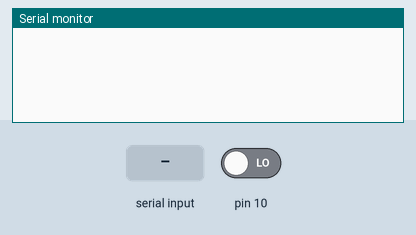
Simulated run of this sketch. Board: Arduino Uno, built with avr-gcc and run on an emulated ATmega328P. Parts: the last lines printed to the serial monitor. The test bench sets the inputs (shaded band); at power-on: pin 10 LOW.

Above: at 1.7 s.
1.8 s: "1\n" received over the second serial link
At 2.5 s:
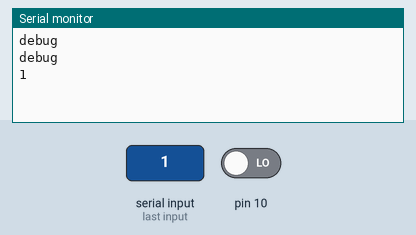
3.3 s: "0\n" received over the second serial link
At 3.6 s:
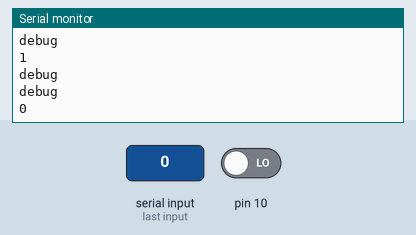

The sketch:

examplerx.ino
```cpp
#include <SoftwareSerial.h>

SoftwareSerial IM920Serial(8, 9); // ソフトウエアシリアル
int busy = 0;
String inputstr = "";

void setup() {
 Serial.begin(19200);
 IM920Serial.begin(19200); // ソフトウエアシリアル 初期化
 pinMode(10, INPUT);       // Busy 信号 Pin10 入力

 while (!IM920Serial & !Serial ) { ; }
 delay(500);

 //デバイス登録機能。不揮発領域に書き込むので、あまり使わない
 //device_reg_process();
}

void loop()
{
 do {
    busy = digitalRead(10); // Busy 信号 読み取り
 } while (busy != 0); // Busy なら Loop

  while (IM920Serial.available()) {

  Serial.println("debug");

    readPacket();
  };

  if (inputstr[-1] = '\n' && inputstr != "") {
//    sample:AB,0001,7C:13,57,9B,DF,02,46,8A,CE
    Serial.println(inputstr);
    inputstr = "";
  }

  delay(100);
 }

void readPacket() {
  inputstr += (char)IM920Serial.read();;
}

void sendPacket(String packet) {
  Serial.println("Send" + packet);
  IM920Serial.println(packet);
  delay(3000);
  while (IM920Serial.available() > 0) {
    readPacket();
  };
  delay(1000);
}

void device_reg_process(){
  sendPacket("ENWR");      //不揮発領域に書き込みを可能に
  sendPacket("SRID 9E46"); //受信対象の固有ID(この例では9E46)を設定
  sendPacket("DSWR");      //書き込みを再度禁止
}
```

Measured:
- after the input at 1.8 s, the serial monitor: prints a new line at once (image 1)
- after the input at 3.3 s, the serial monitor: prints a new line at once (image 2)
